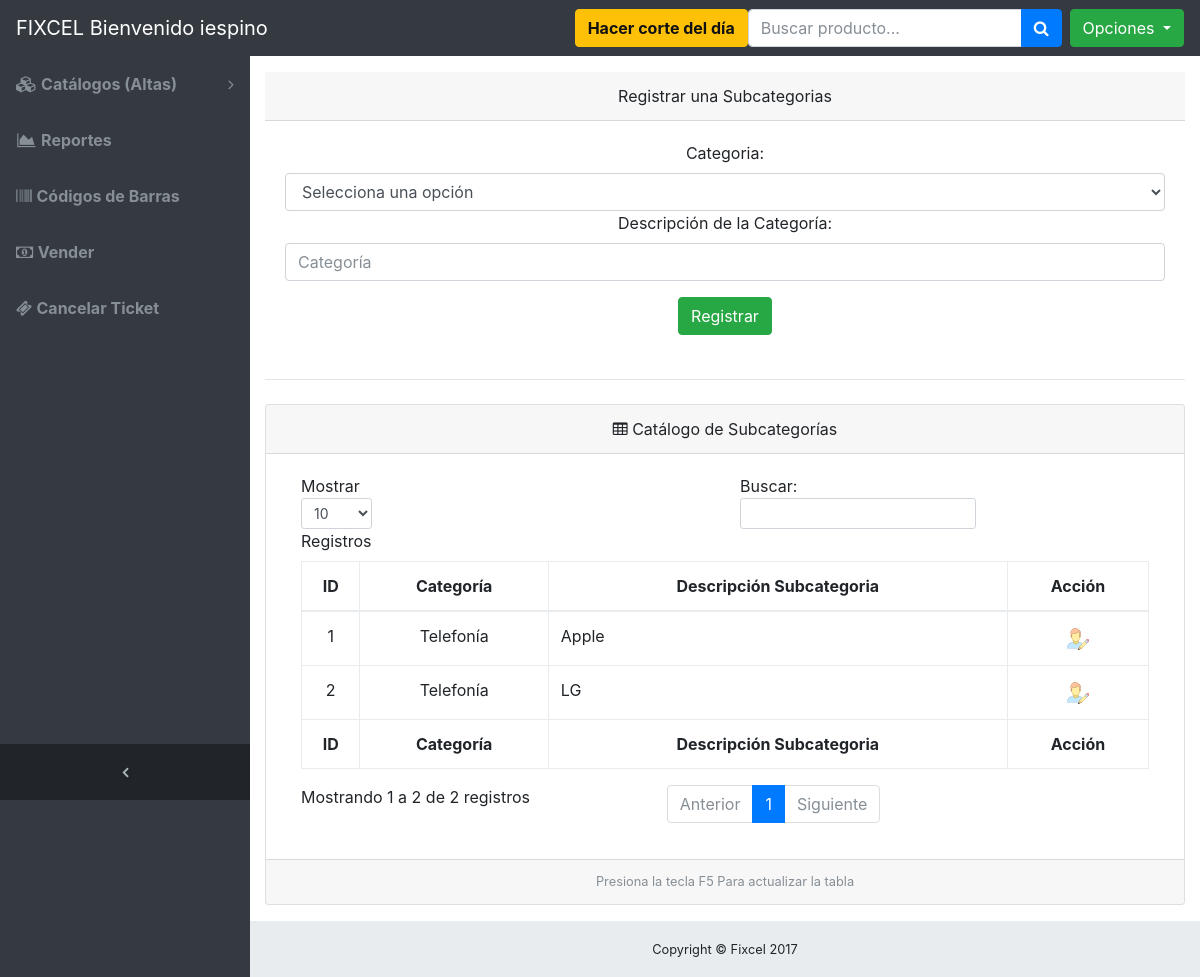
/altas_subCategorias.php (signed in), run on the app's committed database.
### tables this page shows
CREATE TABLE IF NOT EXISTS `subcategorias_productos` (
`id_subcategoria` int(11) NOT NULL,
  `descripcion_subcategoria` text NOT NULL,
  `id_categoria` int(11) NOT NULL COMMENT 'fk Tabla:categoria_productos'
);

CREATE TABLE IF NOT EXISTS `categoria_productos` (
`id_categoria` int(11) NOT NULL,
  `descripcion_categoria` text NOT NULL
);

### application/DB_Connect.php (called while the page is built, shortened)
<?php
class DB_Connect {
    public function connect()
    {
        $con = new PDO('mysql:host=localhost;dbname=fixcel;charset=utf8', 'root', 'Password1');
        $con->setAttribute(PDO::ATTR_EMULATE_PREPARES, false);
        $con->setAttribute(PDO::ATTR_ERRMODE, PDO::ERRMODE_EXCEPTION);
        return $con;
    }
}
?>

### controllers/ControllerSubcategorias.php (called while the page is built, shortened)
<?php
 require_once 'application/DB_Connect.php';
class ControllerSubcategorias
{
    private $pdo;
    function __construct()
    {
        $this->db = new DB_Connect();
        $this->pdo = $this->db->connect();
    }
    public function getAllSubcategorias()
    {
       $stmt = $this->pdo->prepare('SELECT * FROM subcategorias_productos
                                     inner join categoria_productos
                                     on subcategorias_productos.id_categoria = categoria_productos.id_categoria
                                     order by subcategorias_productos.descripcion_subcategoria ASC');
        $result = $stmt->execute( );
        $array = array();
        $ind = 0;
        foreach ($stmt as $row)
        {
            $itm = new Subcategorias();
            $itm->id_categoria = $row['id_categoria'];
            $itm->descripcion_categoria = $row['descripcion_categoria'];
            $itm->id_subcategoria = $row['id_subcategoria'];
            $itm->descripcion_subcategoria = $row['descripcion_subcategoria'];
            $array[$ind] = $itm;
            $ind++;
        }
        return $array;
    }
}
?>

### altas_subCategorias.php (the view, shortened to what this page needs)
<?php
require_once 'controllers/ControllerSubcategorias.php';
$controller_Subcategorias = new ControllerSubcategorias();
$subcategorias = $controller_Subcategorias->getAllSubcategorias();
?>
<!DOCTYPE html>
<html lang="en">
<head>
  <link href="vendor/bootstrap/css/bootstrap.min.css" rel="stylesheet">
  <link href="vendor/font-awesome/css/font-awesome.min.css" rel="stylesheet" type="text/css">
  <link href="css/sb-admin.css" rel="stylesheet">
  <link rel="stylesheet" href="dist_alert/sweetalert.css">
</head>
<body class="fixed-nav sticky-footer bg-dark" id="page-top">
      <?php
        include("menu.php");
      ?>
  <div class="content-wrapper">
    <div class="container-fluid">
     <center><div class="card-header">Registrar una Subcategorias</div></center>
          <div class="card-body">
           <form action="altas_subCategorias.php" method="post"  data-ajax="false">
              <div class="form-group">
                   <center>
                    <center><label for="exampleSelect1">Categoria:</label></center>
                    <select class="form-control" id="id_categoria" name="id_categoria" required>
                    <option value="">Selecciona una opción</option>
                    </select>
                    </center>
                <center><label for="exampleInputPassword1">Descripción de la Categoría:</label></center>
                <input class="form-control" id="descripcion_subcategoria" name="descripcion_subcategoria" type="text" placeholder="Categoría" required>
              </div>
          <center> <input type="submit" class="btn btn-success" id="registrar" name="registrar" value="Registrar"> </center>
            </form>
         </div>
        <hr class="my-4">
      <div class="card mb-3">
        <center><div class="card-header">
          <i class="fa fa-table"></i> Catálogo de Subcategorías</div></center>
        <div class="card-body">
          <div class="table-responsive">
            <table class="table table-bordered" id="dataTable" width="100%" cellspacing="0">
              <thead>
                <tr>
                  <th><center>ID</center></th>
                   <th><center>Categoría</center></th>
                  <th><center>Descripción Subcategoria</center></th>
                  <th><center>Acción</center></th>
                </tr>
              </thead>
              <tfoot>
                <tr>
                  <th><center>ID</center></th>
                   <th><center>Categoría</center></th>
                  <th><center>Descripción Subcategoria</center></th>
                  <th><center>Acción</center></th>
                </tr>
              </tfoot>
              <tbody>
              <?php
                  foreach ($subcategorias as $s)
                  {
                      $id_subcategoria = $s->id_subcategoria;
                      $descripcion_subcategoria = $s->descripcion_subcategoria;
             echo "<tr>
                      <td><center>$s->id_subcategoria</center></td>
                      <td><center>$s->descripcion_categoria</center></td>
                      <td>$s->descripcion_subcategoria</td>
                      <td>
                         <center><a title='Editar Información' data-toggle='modal' data-target='#edit_subcategoria_modal' onclick='javascript:TratarModeDialog($id_subcategoria,\"".$descripcion_subcategoria."\");' ><span class='badge badge-pill badge-default'><img src='./icons/edit_user.svg' style='width:23px; height:23px;' /></span></a></center>
                 </tr>";
                  }
                ?>
              </tbody>
            </table>
          </div>
        </div>
        <center><div class="card-footer small text-muted">Presiona la tecla F5 Para actualizar la tabla</div></center>
      </div>
    </div>
    <?php
    include ("footer.php");
    ?>
  </div>
</body>
</html>

### css/sb-admin.css (style rules this page uses)
html { position: relative; min-height: 100%; }
body { overflow-x: hidden; }
body.sticky-footer { margin-bottom: 56px; }
body.sticky-footer .content-wrapper { min-height: calc(100vh - 56px - 56px); }
body.fixed-nav { padding-top: 56px; }
.content-wrapper { min-height: calc(100vh - 56px); padding-top: 1rem; }
.content-wrapper { overflow-x: hidden; background: white; }
@media (min-width: 992px) { .content-wrapper { margin-left: 250px; } }

### data on the page
subcategorias_productos: id_subcategoria "1", id_categoria.descripcion_categoria "Telefonía", descripcion_subcategoria "Apple"
subcategorias_productos: id_subcategoria "2", id_categoria.descripcion_categoria "Telefonía", descripcion_subcategoria "LG"

### other printed values
$_SESSION['nickname'] "iespino"
